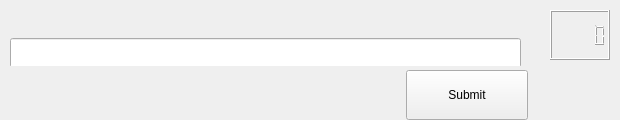
<?xml version="1.0" encoding="UTF-8"?>
<ui version="4.0">
 <class>quizwindow</class>
 <widget class="QWidget" name="quizwindow">
  <property name="geometry">
   <rect>
    <x>0</x>
    <y>0</y>
    <width>620</width>
    <height>120</height>
   </rect>
  </property>
  <property name="sizePolicy">
   <sizepolicy hsizetype="Fixed" vsizetype="Fixed">
    <horstretch>0</horstretch>
    <verstretch>0</verstretch>
   </sizepolicy>
  </property>
  <property name="minimumSize">
   <size>
    <width>620</width>
    <height>120</height>
   </size>
  </property>
  <property name="maximumSize">
   <size>
    <width>620</width>
    <height>120</height>
   </size>
  </property>
  <property name="windowTitle">
   <string>Word Quiz</string>
  </property>
  <widget class="QLCDNumber" name="lcdNumber">
   <property name="geometry">
    <rect>
     <x>550</x>
     <y>10</y>
     <width>60</width>
     <height>50</height>
    </rect>
   </property>
   <property name="sizePolicy">
    <sizepolicy hsizetype="Minimum" vsizetype="Fixed">
     <horstretch>0</horstretch>
     <verstretch>0</verstretch>
    </sizepolicy>
   </property>
   <property name="minimumSize">
    <size>
     <width>60</width>
     <height>50</height>
    </size>
   </property>
   <property name="maximumSize">
    <size>
     <width>60</width>
     <height>50</height>
    </size>
   </property>
  </widget>
  <widget class="QPushButton" name="submit_button">
   <property name="geometry">
    <rect>
     <x>406</x>
     <y>70</y>
     <width>122</width>
     <height>50</height>
    </rect>
   </property>
   <property name="minimumSize">
    <size>
     <width>122</width>
     <height>50</height>
    </size>
   </property>
   <property name="maximumSize">
    <size>
     <width>122</width>
     <height>50</height>
    </size>
   </property>
   <property name="text">
    <string>Submit</string>
   </property>
  </widget>
  <widget class="QWidget" name="">
   <property name="geometry">
    <rect>
     <x>10</x>
     <y>10</y>
     <width>513</width>
     <height>56</height>
    </rect>
   </property>
   <layout class="QVBoxLayout" name="verticalLayout">
    <item>
     <widget class="QLabel" name="label_wordtranslation">
      <property name="font">
       <font>
        <family>Arial</family>
        <pointsize>14</pointsize>
       </font>
      </property>
      <property name="text">
       <string/>
      </property>
     </widget>
    </item>
    <item>
     <widget class="QLineEdit" name="test_lineEdit">
      <property name="sizePolicy">
       <sizepolicy hsizetype="Fixed" vsizetype="Fixed">
        <horstretch>0</horstretch>
        <verstretch>0</verstretch>
       </sizepolicy>
      </property>
      <property name="minimumSize">
       <size>
        <width>511</width>
        <height>30</height>
       </size>
      </property>
      <property name="maximumSize">
       <size>
        <width>511</width>
        <height>30</height>
       </size>
      </property>
      <property name="font">
       <font>
        <family>Arial</family>
        <pointsize>14</pointsize>
       </font>
      </property>
      <property name="text">
       <string/>
      </property>
     </widget>
    </item>
   </layout>
  </widget>
 </widget>
 <resources/>
 <connections/>
</ui>
